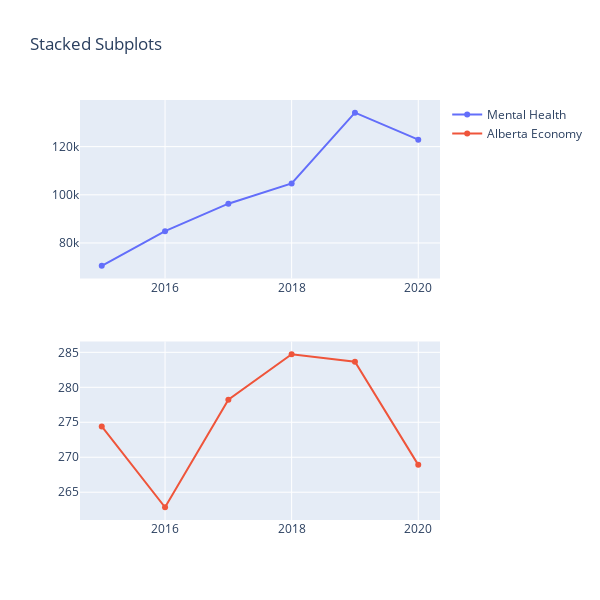

Write notebook code for a chart like this one.
### Code cell
fig = make_subplots(rows=2, cols=1)

fig.append_trace(go.Scatter(
    x=main_MH['year'],
    y=main_MH["18 to 34 yarsPrcivd mntal halth, fair or poor 6"],
    name = 'Mental Health'
), row=1, col=1)

fig.append_trace(go.Scatter(
    x=main_MH['year'],
    y=main_MH["Mean AA"],
    name = 'Alberta Economy'
), row=2, col=1)


fig.update_layout(height=600, width=600, title_text="Stacked Subplots")
fig.show()

### Figure 1 — Plotly figure (JSON) as saved in the notebook; plotly's stock layout.template omitted (floating-point values rounded to 4 significant figures)
{"data": [{"name": "Mental Health", "type": "scatter", "x": [2015, 2016, 2017, 2018, 2019, 2020], "xaxis": "x", "y": [70500, 84900, 96300, 104700, 134100, 122900], "yaxis": "y"}, {"name": "Alberta Economy", "type": "scatter", "x": [2015, 2016, 2017, 2018, 2019, 2020], "xaxis": "x2", "y": [274.4, 262.8, 278.2, 284.7, 283.7, 268.9], "yaxis": "y2"}], "layout": {"height": 600, "title": {"text": "Stacked Subplots"}, "width": 600, "xaxis": {"anchor": "y", "domain": [0, 1]}, "xaxis2": {"anchor": "y2", "domain": [0, 1]}, "yaxis": {"anchor": "x", "domain": [0.575, 1]}, "yaxis2": {"anchor": "x2", "domain": [0, 0.425]}}}
